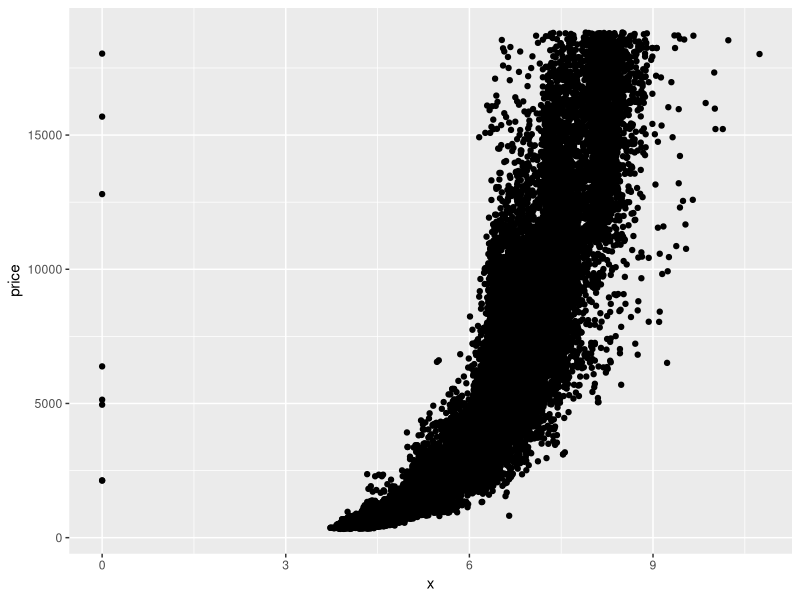
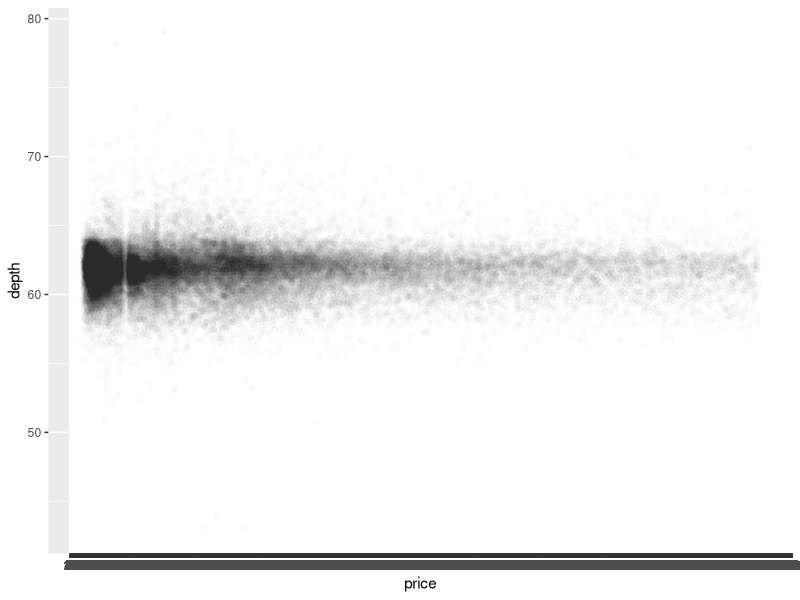

Generate these figures, in order, with R:
library(ggplot2)
data(diamonds)
ggplot(aes(x = x, y = price), data = diamonds)+
  geom_point()

with(diamonds, cor.test(x, price))

## 
##  Pearson's product-moment correlation
## 
## data:  x and price
## t = 440.16, df = 53938, p-value < 2.2e-16
## alternative hypothesis: true correlation is not equal to 0
## 95 percent confidence interval:
##  0.8825835 0.8862594
## sample estimates:
##       cor 
## 0.8844352


with(diamonds, cor.test(y, price))

## 
##  Pearson's product-moment correlation
## 
## data:  y and price
## t = 401.14, df = 53938, p-value < 2.2e-16
## alternative hypothesis: true correlation is not equal to 0
## 95 percent confidence interval:
##  0.8632867 0.8675241
## sample estimates:
##       cor 
## 0.8654209

with(diamonds, cor.test(z, price))

names(diamonds)

ggplot(aes(x = price, y = depth), data = diamonds )+
  geom_point(alpha = 1/100)+
  scale_x_continuous(breaks = seq(0,20000,2))
